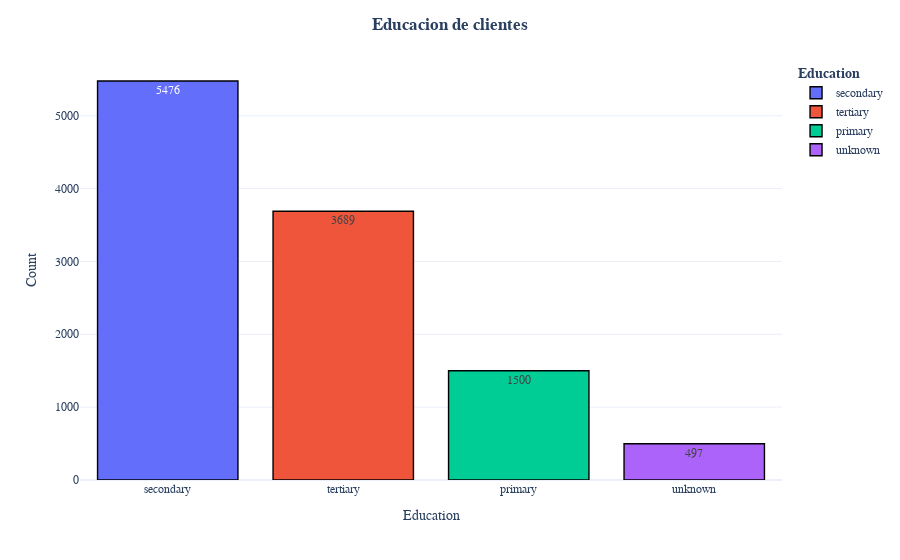
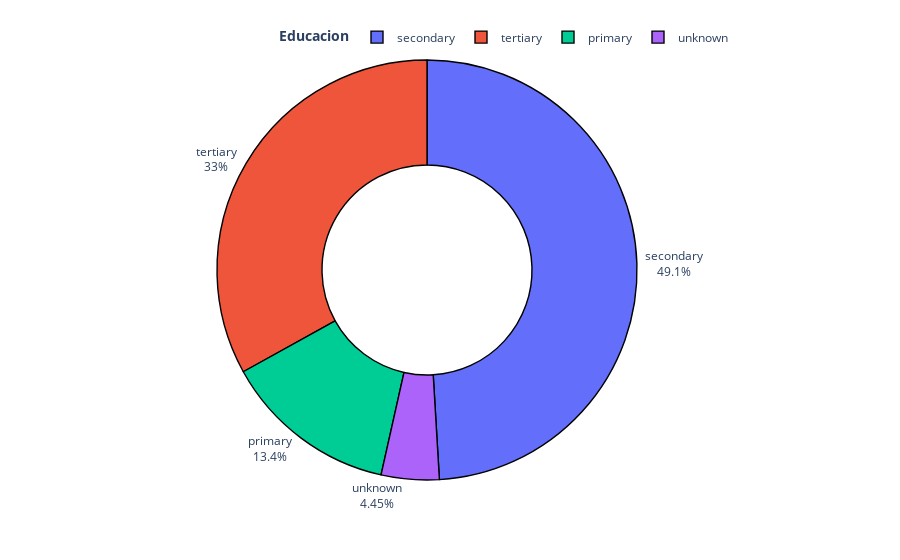

Notebook code for these charts, in order:
### Markdown cell above
## Insight: 
* La mayoria de los clientes en el banco son casados % 56,9 y solteros % 31,5.

### Code cell
fig=px.bar(df.education.value_counts().reset_index().rename(columns={'index':'Education','education':'Count'}),x='Education',y='Count',color='Education',text='Count',template='plotly_white')
fig.update_traces(marker=dict(line=dict(color='#000000', width=1.4)))
fig.update_layout(title_x=0.5,legend_title_text='<b>Education',title_text='<b>Educacion de clientes',font_family="Times New Roman",title_font_family="Times New Roman")
fig.show()
fig=px.pie(df.education.value_counts().reset_index().rename(columns={'index':'Education','education':'Count'}),names='Education',values='Count',hole=0.5,template='plotly_white')
fig.update_traces(marker=dict(line=dict(color='#000000', width=1.4)))
fig.update_layout(title_x=0.5,showlegend=True,legend_title_text='<b>Educacion')
fig.update_traces(textposition='outside', textinfo='percent+label')
fig.update_layout(title_x=0.5,legend=dict(orientation='h',yanchor='bottom',y=1.02,xanchor='right',x=1))
fig.show()

### Figure 1 — Plotly figure (JSON) as saved in the notebook; plotly's stock layout.template omitted (floating-point values rounded to 4 significant figures)
{"data": [{"alignmentgroup": "True", "hovertemplate": "Education=%{x}<br>Count=%{text}<extra></extra>", "legendgroup": "secondary", "marker": {"color": "#636efa", "line": {"color": "#000000", "width": 1.4}, "pattern": {"shape": ""}}, "name": "secondary", "offsetgroup": "secondary", "orientation": "v", "showlegend": true, "text": [5476], "textposition": "auto", "type": "bar", "x": ["secondary"], "xaxis": "x", "y": [5476], "yaxis": "y"}, {"alignmentgroup": "True", "hovertemplate": "Education=%{x}<br>Count=%{text}<extra></extra>", "legendgroup": "tertiary", "marker": {"color": "#EF553B", "line": {"color": "#000000", "width": 1.4}, "pattern": {"shape": ""}}, "name": "tertiary", "offsetgroup": "tertiary", "orientation": "v", "showlegend": true, "text": [3689], "textposition": "auto", "type": "bar", "x": ["tertiary"], "xaxis": "x", "y": [3689], "yaxis": "y"}, {"alignmentgroup": "True", "hovertemplate": "Education=%{x}<br>Count=%{text}<extra></extra>", "legendgroup": "primary", "marker": {"color": "#00cc96", "line": {"color": "#000000", "width": 1.4}, "pattern": {"shape": ""}}, "name": "primary", "offsetgroup": "primary", "orientation": "v", "showlegend": true, "text": [1500], "textposition": "auto", "type": "bar", "x": ["primary"], "xaxis": "x", "y": [1500], "yaxis": "y"}, {"alignmentgroup": "True", "hovertemplate": "Education=%{x}<br>Count=%{text}<extra></extra>", "legendgroup": "unknown", "marker": {"color": "#ab63fa", "line": {"color": "#000000", "width": 1.4}, "pattern": {"shape": ""}}, "name": "unknown", "offsetgroup": "unknown", "orientation": "v", "showlegend": true, "text": [497], "textposition": "auto", "type": "bar", "x": ["unknown"], "xaxis": "x", "y": [497], "yaxis": "y"}], "layout": {"barmode": "relative", "font": {"family": "Times New Roman"}, "legend": {"title": {"text": "<b>Education"}, "tracegroupgap": 0}, "margin": {"t": 60}, "title": {"font": {"family": "Times New Roman"}, "text": "<b>Educacion de clientes", "x": 0.5}, "xaxis": {"anchor": "y", "categoryarray": ["secondary", "tertiary", "primary", "unknown"], "categoryorder": "array", "domain": [0, 1], "title": {"text": "Education"}}, "yaxis": {"anchor": "x", "domain": [0, 1], "title": {"text": "Count"}}}}

### Figure 2 — Plotly figure (JSON) as saved in the notebook; plotly's stock layout.template omitted (floating-point values rounded to 4 significant figures)
{"data": [{"domain": {"x": [0, 1], "y": [0, 1]}, "hole": 0.5, "hovertemplate": "Education=%{label}<br>Count=%{value}<extra></extra>", "labels": ["secondary", "tertiary", "primary", "unknown"], "legendgroup": "", "marker": {"line": {"color": "#000000", "width": 1.4}}, "name": "", "showlegend": true, "textinfo": "percent+label", "textposition": "outside", "type": "pie", "values": [5476, 3689, 1500, 497]}], "layout": {"legend": {"orientation": "h", "title": {"text": "<b>Educacion"}, "tracegroupgap": 0, "x": 1, "xanchor": "right", "y": 1.02, "yanchor": "bottom"}, "margin": {"t": 60}, "showlegend": true, "title": {"x": 0.5}}}
